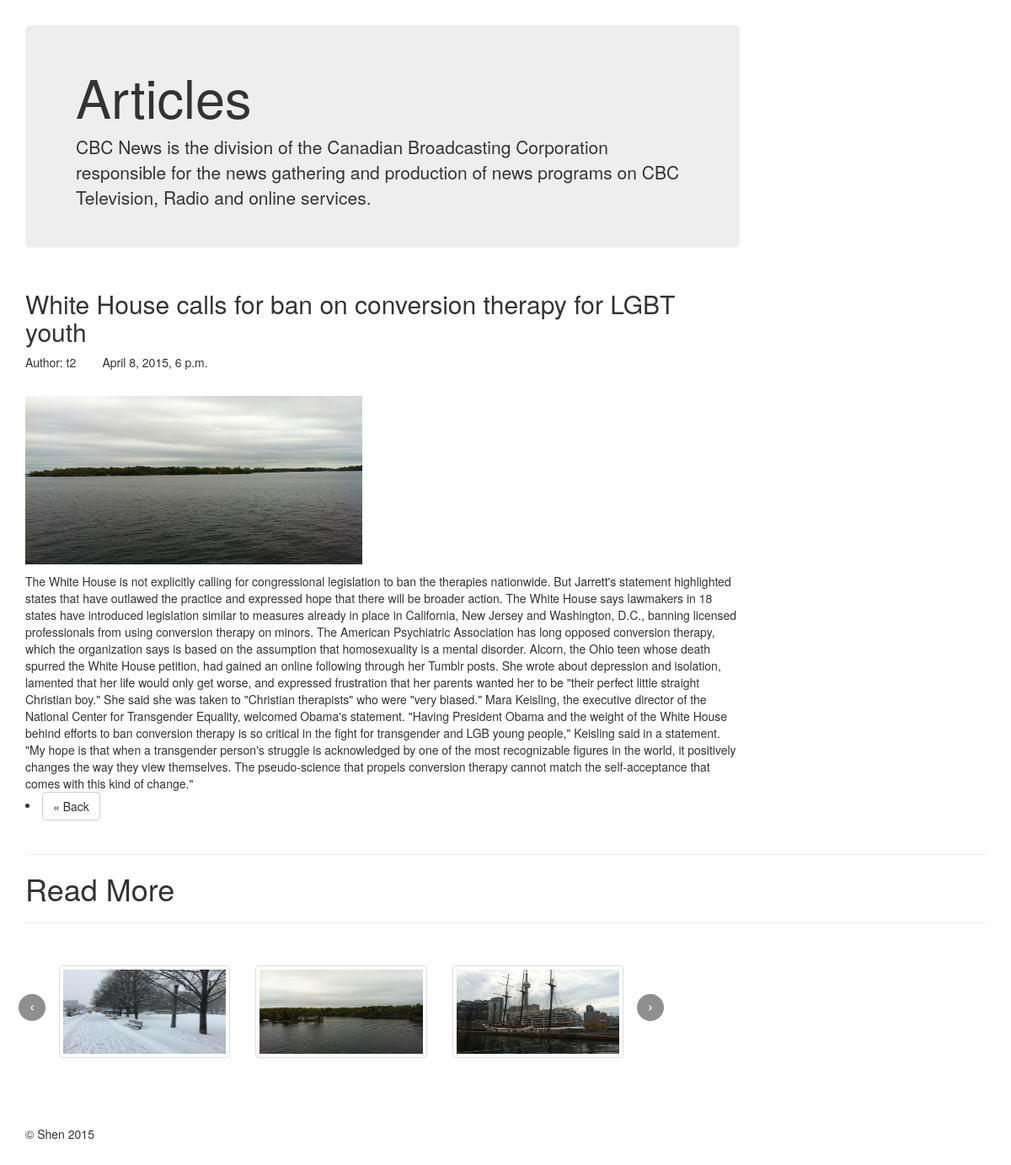
Page /articles/1 on the earlier database version.
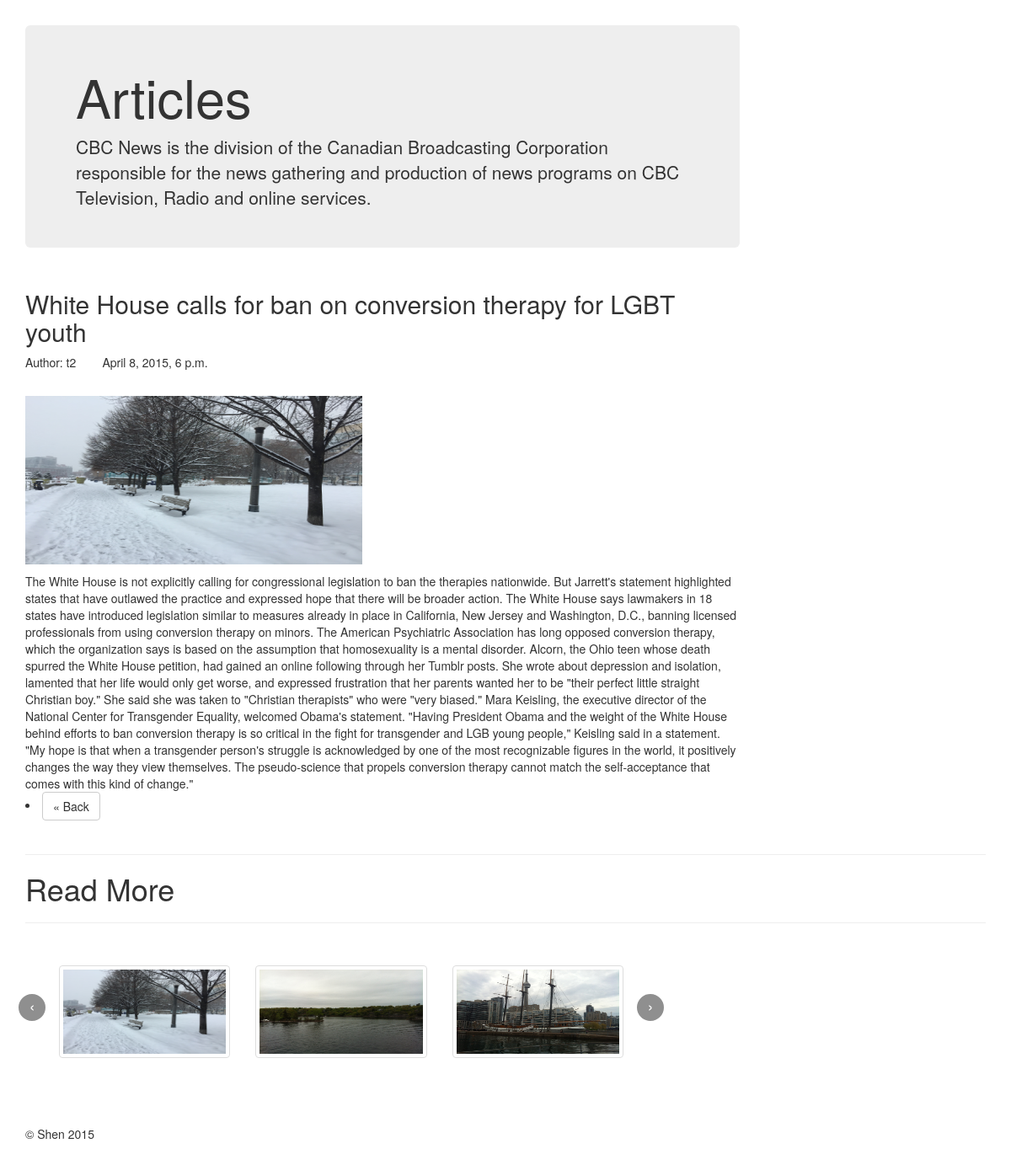
Same page on the later database version.
### articles/models.py (models this page shows, shortened)
class Article(models.Model):
	title = models.CharField(max_length = 200)
	author = models.CharField(max_length = 50)
	pub_date = models.DateTimeField('date published')
	category = models.CharField(max_length = 50)
	image = models.ImageField()
	preview = models.CharField(max_length = 1000)
	text = models.TextField()
	publish = models.BooleanField(default = True)
	objects = ArticleQuerySet.as_manager()
	class Meta:
		verbose_name = "Article Entry"
		verbose_name_plural = "Artries"
		ordering = ["-pub_date"]

### articles/views.py (the view)
# urls.py: url(r'^articles/(?P<pk>\d+)$', views.ArticleDetail.as_view(), name="article_detail"),
class ArticleDetail(generic.DetailView):
    model = models.Article
    template_name = "article.html"

### templates/article.html (shortened to what this page needs)
<!DOCTYPE html>
{% extends "base.html" %}
{% load django_markdown %}
{% block entries %}
        <h2>{{ article.title }}</h2>
        <p>Author: {{ article.author }} &nbsp; &nbsp;&nbsp;&nbsp;&nbsp; {{article.pub_date}}</p>
        <br>
        <img src="{{article.image.url}}" alt = "image" height="200" width = "400">
    	{{ article.text|markdown }}
    	<br>
    	<li><a class="btn btn-default" href="/" role="button"> &laquo; Back </a></li>
 {% endblock %}
 {% block read_more %}
  <div class='row'>
    <div class='col-md-8'>
      <div class="carousel slide media-carousel" id="media">
        <div class="carousel-inner">
          <div class="item  active">
            <div class="row">
              <div class="col-md-4">
                <a class="thumbnail" href="1"><img alt="1" src="/static/img/IMG_1348.JPG "></a>
              </div>
              <div class="col-md-4">
                <a class="thumbnail" href="2"><img alt="2" src="/static/img/IMG_0514.JPG"></a>
              </div>
              <div class="col-md-4">
                <a class="thumbnail" href="3"><img alt="3" src="/static/img/IMG_0985.JPG"></a>
              </div>
            </div>
          </div>
        </div>
        <a data-slide="prev" href="#media" class="left carousel-control">‹</a>
        <a data-slide="next" href="#media" class="right carousel-control">›</a>
      </div>
    </div>
  </div>
{%endblock%}

Differences in the rows shown:
changed Article "White House calls for ban on conversion therapy for LGBT youth": image: a different picture
